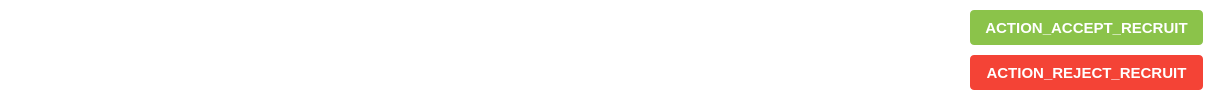
<?xml version="1.0" encoding="UTF-8"?>
<ui version="4.0">
 <class>RecruitmentWidget</class>
 <widget class="QWidget" name="RecruitmentWidget">
  <property name="geometry">
   <rect>
    <x>0</x>
    <y>0</y>
    <width>1213</width>
    <height>100</height>
   </rect>
  </property>
  <property name="sizePolicy">
   <sizepolicy hsizetype="Preferred" vsizetype="Fixed">
    <horstretch>0</horstretch>
    <verstretch>0</verstretch>
   </sizepolicy>
  </property>
  <property name="minimumSize">
   <size>
    <width>0</width>
    <height>100</height>
   </size>
  </property>
  <property name="maximumSize">
   <size>
    <width>16777215</width>
    <height>100</height>
   </size>
  </property>
  <property name="windowTitle">
   <string>Form</string>
  </property>
  <property name="styleSheet">
   <string notr="true">#RecruitmentWidget, #widget {
	background-color: #FFFFFF;
	border-radius: 8px;
}

#button_accept {
    background-color: #8BC34A;
    color: #FFFFFF;
    border: none;
    border-radius: 4px;
    height: 38px;
    font-size: 15px;
    font-weight: bold;
    padding-left: 15px;
    padding-right: 15px;
}

#button_accept:hover {
	background-color: #7BB03E;
}

#button_reject {
    background-color: #F44336;
    color: #FFFFFF;
    border: none;
    border-radius: 4px;
    height: 38px;
    font-size: 15px;
    font-weight: bold;
    padding-left: 15px;
    padding-right: 15px;
}

#button_reject:hover {
    background-color: #DB3327;
}

#button_reject:disabled, #button_accept:disabled {
    background-color: #DDDDDD;
    color: #999999;
}</string>
  </property>
  <layout class="QVBoxLayout" name="verticalLayout">
   <property name="spacing">
    <number>0</number>
   </property>
   <property name="leftMargin">
    <number>0</number>
   </property>
   <property name="topMargin">
    <number>0</number>
   </property>
   <property name="rightMargin">
    <number>0</number>
   </property>
   <property name="bottomMargin">
    <number>0</number>
   </property>
   <item>
    <widget class="QWidget" name="widget" native="true">
     <layout class="QHBoxLayout" name="horizontalLayout">
      <property name="spacing">
       <number>20</number>
      </property>
      <property name="leftMargin">
       <number>10</number>
      </property>
      <property name="topMargin">
       <number>10</number>
      </property>
      <property name="rightMargin">
       <number>10</number>
      </property>
      <property name="bottomMargin">
       <number>10</number>
      </property>
      <item>
       <layout class="QVBoxLayout" name="verticalLayout_2">
        <property name="leftMargin">
         <number>10</number>
        </property>
        <property name="rightMargin">
         <number>10</number>
        </property>
        <item>
         <widget class="QLabel" name="label_name">
          <property name="sizePolicy">
           <sizepolicy hsizetype="Expanding" vsizetype="Preferred">
            <horstretch>0</horstretch>
            <verstretch>0</verstretch>
           </sizepolicy>
          </property>
          <property name="font">
           <font>
            <pointsize>13</pointsize>
            <weight>75</weight>
            <bold>true</bold>
           </font>
          </property>
          <property name="text">
           <string/>
          </property>
         </widget>
        </item>
        <item>
         <widget class="QLabel" name="label_email">
          <property name="sizePolicy">
           <sizepolicy hsizetype="Expanding" vsizetype="Preferred">
            <horstretch>0</horstretch>
            <verstretch>0</verstretch>
           </sizepolicy>
          </property>
          <property name="font">
           <font>
            <pointsize>12</pointsize>
           </font>
          </property>
          <property name="text">
           <string/>
          </property>
         </widget>
        </item>
       </layout>
      </item>
      <item>
       <layout class="QVBoxLayout" name="verticalLayout_4">
        <property name="leftMargin">
         <number>10</number>
        </property>
        <property name="rightMargin">
         <number>10</number>
        </property>
        <item>
         <widget class="QLabel" name="label_date">
          <property name="text">
           <string/>
          </property>
         </widget>
        </item>
        <item>
         <widget class="QLabel" name="label_certif">
          <property name="font">
           <font>
            <weight>75</weight>
            <bold>true</bold>
           </font>
          </property>
          <property name="text">
           <string/>
          </property>
         </widget>
        </item>
       </layout>
      </item>
      <item>
       <widget class="QWidget" name="widget_2" native="true">
        <property name="sizePolicy">
         <sizepolicy hsizetype="Preferred" vsizetype="Minimum">
          <horstretch>0</horstretch>
          <verstretch>0</verstretch>
         </sizepolicy>
        </property>
        <layout class="QVBoxLayout" name="verticalLayout_3">
         <property name="spacing">
          <number>10</number>
         </property>
         <property name="leftMargin">
          <number>0</number>
         </property>
         <property name="topMargin">
          <number>0</number>
         </property>
         <property name="rightMargin">
          <number>0</number>
         </property>
         <property name="bottomMargin">
          <number>0</number>
         </property>
         <item>
          <widget class="QPushButton" name="button_accept">
           <property name="font">
            <font>
             <pointsize>-1</pointsize>
             <weight>75</weight>
             <bold>true</bold>
            </font>
           </property>
           <property name="cursor">
            <cursorShape>PointingHandCursor</cursorShape>
           </property>
           <property name="text">
            <string>ACTION_ACCEPT_RECRUIT</string>
           </property>
          </widget>
         </item>
         <item>
          <widget class="QPushButton" name="button_reject">
           <property name="font">
            <font>
             <pointsize>-1</pointsize>
             <weight>75</weight>
             <bold>true</bold>
            </font>
           </property>
           <property name="cursor">
            <cursorShape>PointingHandCursor</cursorShape>
           </property>
           <property name="text">
            <string>ACTION_REJECT_RECRUIT</string>
           </property>
          </widget>
         </item>
        </layout>
       </widget>
      </item>
     </layout>
    </widget>
   </item>
  </layout>
 </widget>
 <resources/>
 <connections/>
</ui>
